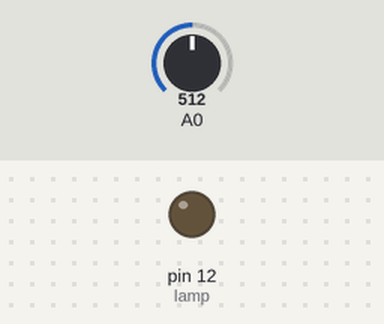
The sketch below on a simulated Arduino Uno, built with avr-gcc and run on an emulated ATmega328P. Shown: output pins drawn as LEDs (lit = HIGH). Inputs (shaded band) come from the test bench; at power-on: A0 = 512.

Above: at 1.2 s.
1.3 s: A0 set to 484
At 2.3 s:
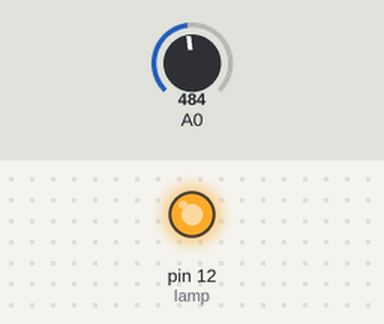
2.8 s: A0 set to 510
At 3.4 s:
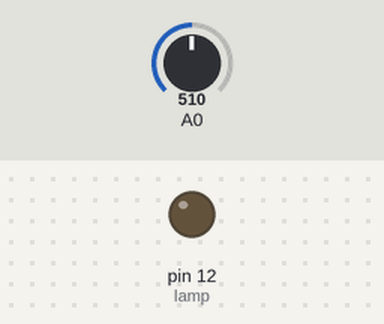
4.3 s: A0 set to 490
At 4.6 s:
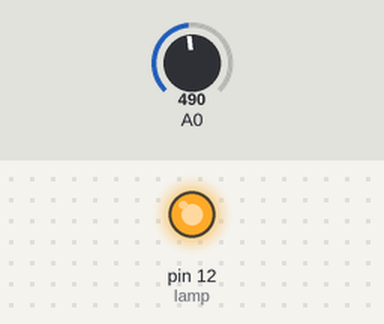
Timing chart, 0 to 7.3 s (numbered marks = the images above; inputs shaded):
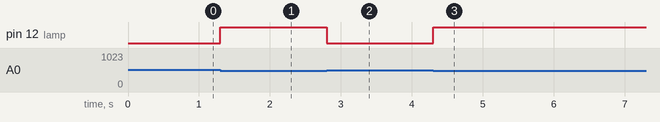

Measured:
- the behaviour switches between 501 and 500 on A0 (found by bisection; images 0 and 1)
- after the input at 1.3 s, pin 12 (lamp): LOW → HIGH at once
- after the input at 2.8 s, pin 12 (lamp): HIGH → LOW at once
- after the input at 4.3 s, pin 12 (lamp): LOW → HIGH at once

The sketch:

Lampu_taman_2.ino
```cpp
int lamp = 12;

void setup()
{
 pinMode(lamp,OUTPUT);
}

void loop()
{
  float sensor = analogRead(A0);

 if(sensor > 500){
digitalWrite(lamp, LOW);
}

else{
 digitalWrite(lamp, HIGH);
}
}
```
